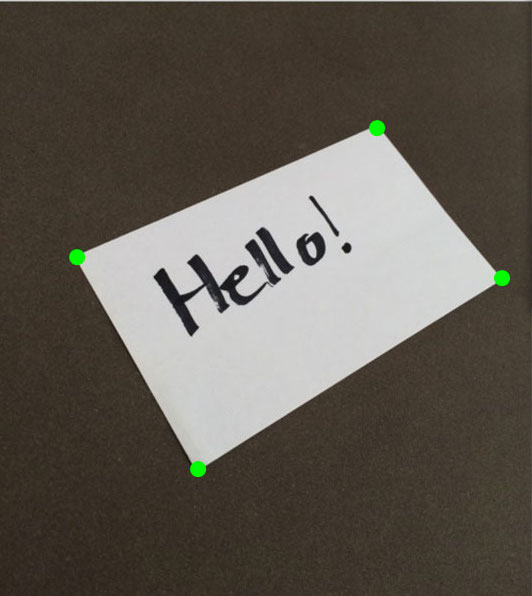
#> input picture mohammad_image_processing/Assignment-7/img.jpg, 532 x 596 px
$ python q2.py
#> lines starting #> are read from the running program, lines starting #| are printed output that depends on the picture; after the words box and inside, x2 and y2 are one past the last pixel; in counts of white or black regions, pixels touching at a corner belong together
# import the necessary packages
import numpy as np
import argparse
import imutils
import cv2

image = cv2.imread('img.jpg')
#> image is the input picture: shape (596, 532, 3); mean B, G, R 81.2, 89.6, 95.4
ratio = image.shape[0] / 300.0
#> ratio = 1.99
orig = image.copy()
image = imutils.resize(image, height = 300)
#> image: shape (300, 267, 3)
# convert the image to grayscale, blur it, and find edges
# in the image
gray = cv2.cvtColor(image, cv2.COLOR_BGR2GRAY)
gray = cv2.bilateralFilter(gray, 11, 17, 17)
edged = cv2.Canny(gray, 30, 200)
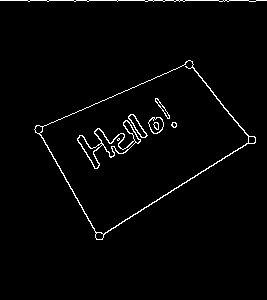
#> edged: shape (300, 267); 2.1% white in thin lines or dots, all inside (x1, y1, x2, y2) = (0, 0, 267, 240)
# find contours in the edged image, keep only the largest
# ones, and initialize our screen contour
cnts = cv2.findContours(edged.copy(), cv2.RETR_TREE, cv2.CHAIN_APPROX_SIMPLE)
#> cnts = 23 contours, 5 with area under 20; largest, box (x1, y1, x2, y2) and area: (34, 60, 256, 240) 19380, (39, 60, 249, 235) 19024, (77, 120, 141, 169) 788, (94, 128, 136, 157) 328, (77, 135, 103, 169) 224
cnts = imutils.grab_contours(cnts)
cnts = sorted(cnts, key = cv2.contourArea, reverse = True)[:10]
#> cnts = 10 contours; largest, box (x1, y1, x2, y2) and area: (34, 60, 256, 240) 19380, (39, 60, 249, 235) 19024, (77, 120, 141, 169) 788, (94, 128, 136, 157) 328, (77, 135, 103, 169) 224
screenCnt = None

# loop over our contours
for c in cnts:
	# approximate the contour
	peri = cv2.arcLength(c, True)
	approx = cv2.approxPolyDP(c, 0.015 * peri, True)
	# if our approximated contour has four points, then
	# we can assume that we have found our screen
	if len(approx) == 4:
		screenCnt = approx
		break
#> this loop made 1 pass
#> (peri, screenCnt) on pass 1: (639.1, [[192, 61], [35, 126], [96, 239], [255, 142]])
